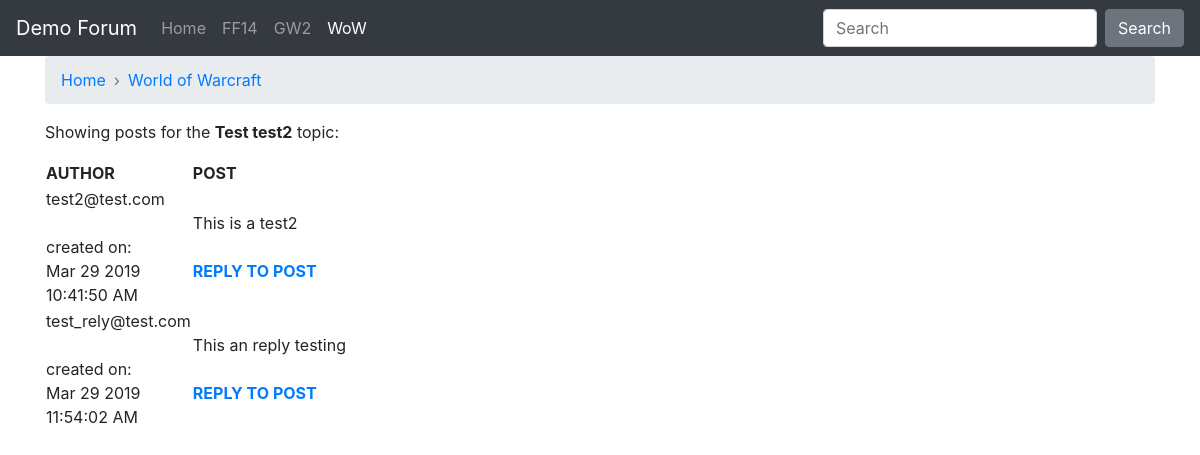
Page /showtopic.php?topic_id=3&forum_id=3&forum_name=World of Warcraft on the committed database.
### tables this page shows
CREATE TABLE IF NOT EXISTS `forum_topics` (
  `topic_id` int(11) NOT NULL AUTO_INCREMENT,
  `topic_title` varchar(150) DEFAULT NULL,
  `topic_create_time` datetime DEFAULT NULL,
  `topic_owner` varchar(150) DEFAULT NULL,
  `forum_id` int(11) NOT NULL,
  PRIMARY KEY (`topic_id`)
);

CREATE TABLE IF NOT EXISTS `forum_posts` (
  `post_id` int(11) NOT NULL AUTO_INCREMENT,
  `topic_id` int(11) NOT NULL,
  `post_text` text,
  `post_create_time` datetime DEFAULT NULL,
  `post_owner` varchar(150) DEFAULT NULL,
  `forum_id` int(11) NOT NULL,
  PRIMARY KEY (`post_id`)
);

### showtopic.php (the view, shortened to what this page needs)
<?php
include 'ch21_include.php';
$forum_id = $_GET['forum_id'];
$forum_name = $_GET['forum_name'];
$safe_topic_id = mysqli_real_escape_string($mysqli, $_GET['topic_id']);
$verify_topic_sql = "SELECT topic_title FROM forum_topics
WHERE topic_id = '".$safe_topic_id."'";
$verify_topic_res = mysqli_query($mysqli, $verify_topic_sql)
or die(mysqli_error($mysqli));
if (mysqli_num_rows($verify_topic_res) < 1) {
$display_block = "<p><em>You have selected an invalid topic.<br/>
Please <a href=\"topiclist.php\">try again</a>.</em></p>";
} else {
while ($topic_info = mysqli_fetch_array($verify_topic_res)) {
        $topic_title = stripslashes($topic_info['topic_title']);
}
$get_posts_sql = "SELECT post_id, post_text,
DATE_FORMAT(post_create_time,
    '%b %e %Y<br/>%r') AS fmt_post_create_time, post_owner
FROM forum_posts
WHERE topic_id = '".$safe_topic_id."'
ORDER BY post_create_time ASC";
$get_posts_res = mysqli_query($mysqli, $get_posts_sql)
or die(mysqli_error($mysqli));
$display_block = <<<END_OF_TEXT
<p>Showing posts for the <strong>$topic_title</strong> topic:</p>
<table>
<tr>
<th>AUTHOR</th>
<th>POST</th>
</tr>
END_OF_TEXT;
while ($posts_info = mysqli_fetch_array($get_posts_res)) {
$post_id = $posts_info['post_id'];
$post_text = nl2br(stripslashes($posts_info['post_text']));
$post_create_time = $posts_info['fmt_post_create_time'];
$post_owner = stripslashes($posts_info['post_owner']);
$display_block .= <<<END_OF_TEXT
<tr>
<td>$post_owner<br/><br/>
created on:<br/>$post_create_time</td>
<td>$post_text<br/><br/>
<a href="replytopost.php?forum_id=$forum_id&forum_name=$forum_name&post_id=$post_id">
<strong>REPLY TO POST</strong></a></td>
</tr>
END_OF_TEXT;
}
$display_block .= "</table>";
}
?>
<!DOCTYPE html>
<html>
<head>
    <link rel="stylesheet" href="https://stackpath.bootstrapcdn.com/bootstrap/4.3.1/css/bootstrap.min.css">
    <link rel="stylesheet" href="css/app.css">
</head>
<body>
<?php include 'layouts/navbar.php' ?>
<div class="container">
<nav aria-label="breadcrumb">
    <ol class="breadcrumb arr-right">
        <li class="breadcrumb-item"><a href="index.php">Home</a></li>
        <li class="breadcrumb-item"><a href="topiclist.php?forum_id=<?php echo $forum_id?>&forum_name=<?php echo $forum_name?>"><?php echo $forum_name?></a></li>
    </ol>
</nav>
<?php echo $display_block; ?>
</div>
</body>
</html>

### css/app.css (style rules this page uses)
.arr-right .breadcrumb-item+.breadcrumb-item::before { content: "›"; }

### rows in the picture
forum_topics: topic_title "Test test2"
forum_posts: post_owner "test2@test.com", post_create_time "Mar 29 2019 10:41:50 AM", post_text "This is a test2"
forum_posts: post_owner "test_rely@test.com", post_create_time "Mar 29 2019 11:54:02 AM", post_text "This an reply testing"

### other values in the picture
$forum_name "World of Warcraft"
